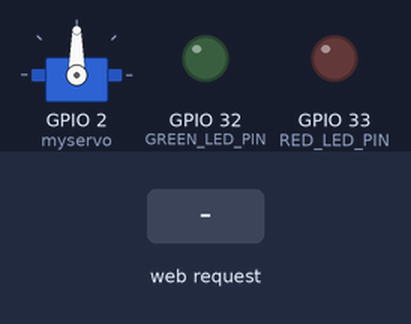
This sketch was run on a simulated ESP32. Parts: servo, output pins drawn as LEDs (lit = HIGH). The inputs (shaded band) are chosen by the test bench. What the sketch prints to the serial monitor is not drawn.

Above: at 2.2 s.
2.3 s: HTTP request GET /controlled?green=1 received
At 3.1 s:
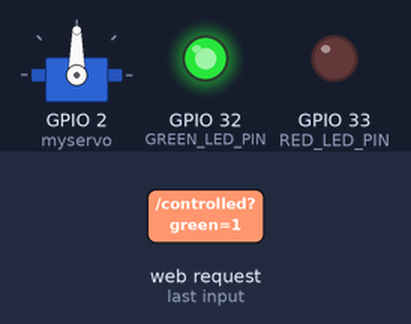
3.8 s: HTTP request GET /controlled?red=1 received
At 4.3 s:
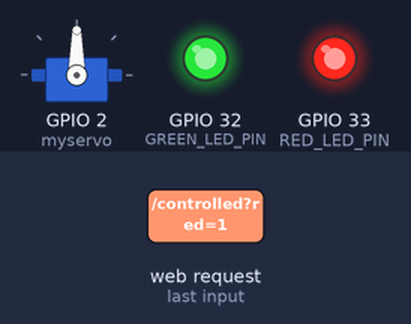
5.3 s: HTTP request GET /controlled?green=0 received
At 6.5 s:
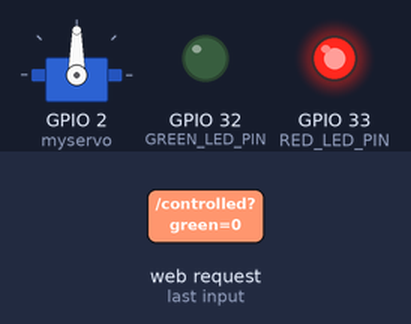
6.8 s: HTTP request GET /controlled?red=0 received
At 7.8 s:
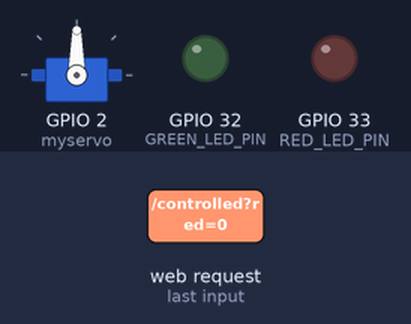
8.3 s: HTTP request GET /controlled?green=1&red=1&servo=1 received
At 8.9 s:
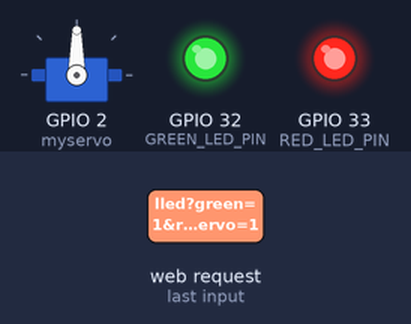
Timing chart, 0 to 10.8 s (numbered marks = the images above; inputs shaded):
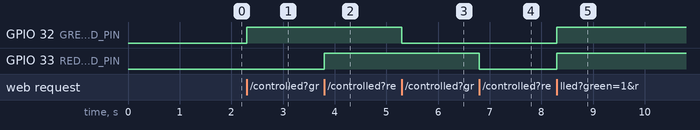

The sketch:

apwebserver.ino
```cpp
#include <WiFi.h>
#include <WiFiClient.h>
#include <WebServer.h>
#include <Adafruit_Sensor.h>
#include <DHT.h>
#include <ESP32Servo.h>

#define DHTPIN 4         // Pin where the DHT22 sensor is connected
#define DHTTYPE DHT22    // DHT type (DHT11, DHT22, DHT21)

WebServer server(80);
DHT dht(DHTPIN, DHTTYPE);
Servo myservo;

// Replace with your network credentials
const char* ssid = "your_SSID";      // Access point name (SSID)
const char* password = "your_PASSWORD"; // Access point password

int GREEN_LED_PIN = 32;
int RED_LED_PIN = 33;

String ledStateGreen = "OFF";
String ledStateRed = "OFF";
int servoAngle = 0; // Servo motor angle

void setup() {
  pinMode(GREEN_LED_PIN, OUTPUT);
  pinMode(RED_LED_PIN, OUTPUT);
  Serial.begin(9600);
  connectToWifi();
  beginServer();
  myservo.attach(2); // Pin where the servo motor is connected
  dht.begin();
}

void loop() {
  server.handleClient();
}

void connectToWifi() {
  WiFi.enableAP(true);
  delay(1000);
  WiFi.softAP(ssid, password);
  Serial.println("");
  Serial.println("Access point created");
  Serial.print("IP Address: ");
  Serial.println(WiFi.softAPIP());
}

void beginServer() {
  server.on("/", handleRoot);
  server.on("/setservo", HTTP_POST, handleSetServo); // Endpoint to set the servo angle
  server.on("/controlled", handleControlled); // Endpoint to control the LEDs
  server.begin();
  Serial.println("HTTP server started");
}

void handleRoot() {
  String page = "<!DOCTYPE html><html lang=en-EN><head><meta charset='UTF-8'><meta name='viewport' content='width=device-width, initial-scale=1.0'>";
  page += "<title>ESP32 Web Server</title>";
  page += "<style> body { background-color: #f2f2f2; font-family: Arial, Helvetica, sans-serif; text-align: center; }</style>";
  page += "<style> .container { display: flex; flex-direction: column; align-items: center; justify-content: center; height: 100vh; }</style>";
  page += "<style> button { margin: 10px; padding: 10px 20px; border: none; border-radius: 5px; cursor: pointer; }</style>";
  page += "</head><body><div class='container'>";
  page += "<h1>ESP32 Web Server</h1>";
  page += "<h3>Green LED: " + ledStateGreen + "</h3>";
  page += "<form action='/controlled' method='POST'>";
  page += "<button name='green' value='1' style='background-color: #4CAF50; color: white;' >ON</button>";
  page += "<button name='green' value='0' style='background-color: #f44336; color: white;' >OFF</button>";
  page += "</form>";
  page += "<h3>Red LED: " + ledStateRed + "</h3>";
  page += "<form action='/controlled' method='POST'>";
  page += "<button name='red' value='1' style='background-color: #4CAF50; color: white;' >ON</button>";
  page += "<button name='red' value='0' style='background-color: #f44336; color: white;' >OFF</button>";
  page += "</form>";
  page += "<h3>Temperature: " + String(dht.readTemperature()) + " °C</h3>";
  page += "<h3>Humidity: " + String(dht.readHumidity()) + " %</h3>";
  page += "<h3>Servo Motor Angle: " + String(servoAngle) + " °</h3>";
  page += "<form action='/setservo' method='POST'>";
  page += "<button name='servo' value='100'>OPEN</button>";
  page += "<button name='servo' value='0'>CLOSE</button>";
  page += "</form>";
  page += "</div></body></html>";
  server.send(200, "text/html", page);
}

void handleControlled() {
  if (server.hasArg("green")) {
    String greenValue = server.arg("green");
    if (greenValue == "1") {
      digitalWrite(GREEN_LED_PIN, HIGH);
      ledStateGreen = "ON";
    } else {
      digitalWrite(GREEN_LED_PIN, LOW);
      ledStateGreen = "OFF";
    }
  }

  if (server.hasArg("red")) {
    String redValue = server.arg("red");
    if (redValue == "1") {
      digitalWrite(RED_LED_PIN, HIGH);
      ledStateRed = "ON";
    } else {
      digitalWrite(RED_LED_PIN, LOW);
      ledStateRed = "OFF";
    }
  }
  server.sendHeader("Location", "/");
  server.send(303);
}

void handleSetServo() {
  if (server.hasArg("servo")) {
    String servoValue = server.arg("servo");
    servoAngle = servoValue.toInt();
    myservo.write(servoAngle);
  }
  server.sendHeader("Location", "/");
  server.send(303);
}
```

Measured:
- after the input at 2.3 s, GPIO 32 (GREEN_LED_PIN): LOW → HIGH at once
- after the input at 3.8 s, GPIO 33 (RED_LED_PIN): LOW → HIGH at once
- after the input at 5.3 s, GPIO 32 (GREEN_LED_PIN): HIGH → LOW at once
- after the input at 6.8 s, GPIO 33 (RED_LED_PIN): HIGH → LOW at once
- after the input at 8.3 s, GPIO 32 (GREEN_LED_PIN), GPIO 33 (RED_LED_PIN): LOW → HIGH at once
